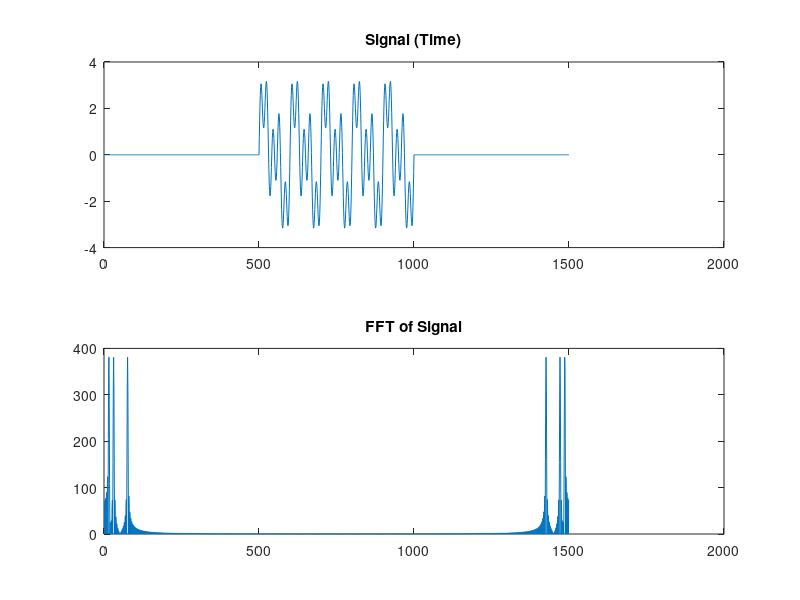

Recreate this plot in MATLAB.
function [Signal] = fixed_encoder()

%updated tanvir's code with user defined periods
%the first silent period is fixed to be 50 ms, but can be changed if needed
%we could also let the user define the amount of noise
%also removed harmonic noise

clear all
clc



num= '2';
LengthN = length(num);
DigitPeriod= [50];
SilentPeriod= [50];

%frequencies
List = [100 200 300; 100 200 400; 100 200 500; 100 150 300; 100 150 400; 
         100 150 500; 75 200 300; 75 200 400; 75 200 500; 75 150 300];
 %Initial Values
            Sampling = 10000; % sampling for sound must be atleast 8000
 %Initate variables         
            interval = 50e-3;
            N0 = floor(interval*Sampling);
            Signal = zeros(N0,1);   % Fill Array with Zeros
% generate signal for number number
     for i = 1: LengthN
          duration = DigitPeriod(i)*1e-3; % duration specified in prompt
          interval = SilentPeriod(i)*1e-3; % interval specified in prompt
          Ns = floor(duration*Sampling);  % signal
          N0 = floor(interval*Sampling);  % silence period
          %Array of Intervals:
         k = 1:Ns;
         number = str2double(num(i)); % convert string to doubles
         %Looks at the valyes in the List above to see which freqs need to
         %be added for the tone.
         Freq1 = List(number+1,1); 
         Freq2 = List(number+1,2);
         Freq3 = List(number+1,3);
         ToneSignal =(1+ rand(1))*(sin(2.*pi.*Freq1.*k./Sampling)...
             + sin(2.*pi.*Freq2.*k./Sampling)...
             + sin(2.*pi.*Freq3.*k./Sampling));  % maximal amplitude is 2
         %Creates a matrix to store all signals computed above into a
         %matrix, ":" operant makes the rows of the maxtrix columbs. and
         %then adds a zeros matrix to fill the "intervals".
         Signal = [Signal; ToneSignal(:); zeros(N0,1)];
     end
%create White Noise to Signal:
%Heavy_Noise = awgn(Signal,.0005);
        subplot(2,1,1) % first subplot
        plot(Signal)
        title('Signal (Time)')

        subplot(2,1,2) % second subplot
        plot(abs(fft(Signal)))
        title('FFT of Signal')
        
% %Generate Sound for all signals 1) Normal, 2) Noisy 3) heavily Noisy
%   prompt='press any key to hear original tone'
%         pause;
%         sound(Signal, Sampling)
%   prompt='press any key to hear noisy tone'
%         pause;
%         sound(Light_Noise, Sampling)
%   prompt='press any key to hear heavily noisy tone'
%         pause;
%         sound(Heavy_Noise, Sampling)
%   prompt='end of encoder sequence'
end